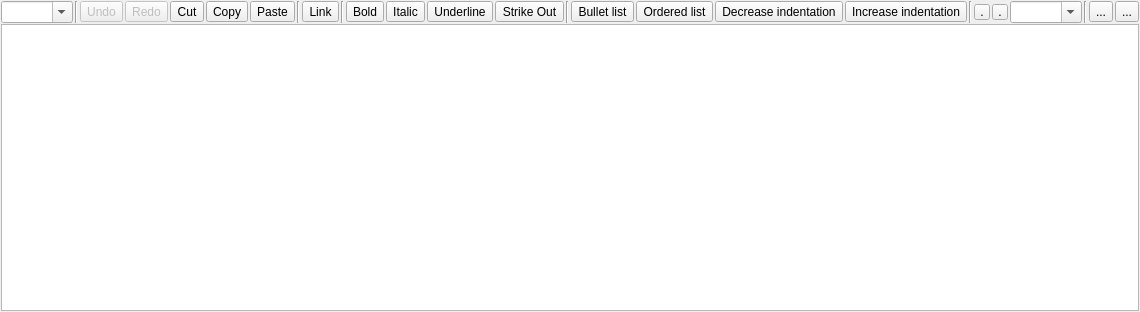
<?xml version="1.0" encoding="UTF-8"?>
<ui version="4.0">
 <class>MRichTextEdit</class>
 <widget class="QWidget" name="MRichTextEdit">
  <property name="geometry">
   <rect>
    <x>0</x>
    <y>0</y>
    <width>851</width>
    <height>312</height>
   </rect>
  </property>
  <property name="windowTitle">
   <string notr="true"/>
  </property>
  <layout class="QVBoxLayout" name="verticalLayout">
   <property name="spacing">
    <number>1</number>
   </property>
   <property name="leftMargin">
    <number>1</number>
   </property>
   <property name="topMargin">
    <number>1</number>
   </property>
   <property name="rightMargin">
    <number>1</number>
   </property>
   <property name="bottomMargin">
    <number>1</number>
   </property>
   <item>
    <widget class="QWidget" name="f_toolbar" native="true">
     <layout class="QHBoxLayout" name="horizontalLayout">
      <property name="spacing">
       <number>2</number>
      </property>
      <property name="leftMargin">
       <number>0</number>
      </property>
      <property name="topMargin">
       <number>0</number>
      </property>
      <property name="rightMargin">
       <number>0</number>
      </property>
      <property name="bottomMargin">
       <number>0</number>
      </property>
      <item>
       <widget class="QComboBox" name="f_paragraph">
        <property name="focusPolicy">
         <enum>Qt::ClickFocus</enum>
        </property>
        <property name="toolTip">
         <string>Paragraph formatting</string>
        </property>
        <property name="editable">
         <bool>true</bool>
        </property>
       </widget>
      </item>
      <item>
       <widget class="Line" name="line_4">
        <property name="orientation">
         <enum>Qt::Vertical</enum>
        </property>
       </widget>
      </item>
      <item>
       <widget class="QToolButton" name="f_undo">
        <property name="enabled">
         <bool>false</bool>
        </property>
        <property name="focusPolicy">
         <enum>Qt::ClickFocus</enum>
        </property>
        <property name="toolTip">
         <string>Undo (CTRL+Z)</string>
        </property>
        <property name="text">
         <string>Undo</string>
        </property>
        <property name="icon">
         <iconset theme="edit-undo">
          <normaloff>.</normaloff>.</iconset>
        </property>
        <property name="iconSize">
         <size>
          <width>16</width>
          <height>16</height>
         </size>
        </property>
       </widget>
      </item>
      <item>
       <widget class="QToolButton" name="f_redo">
        <property name="enabled">
         <bool>false</bool>
        </property>
        <property name="focusPolicy">
         <enum>Qt::ClickFocus</enum>
        </property>
        <property name="toolTip">
         <string>Redo</string>
        </property>
        <property name="text">
         <string>Redo</string>
        </property>
        <property name="icon">
         <iconset theme="edit-redo">
          <normaloff>.</normaloff>.</iconset>
        </property>
        <property name="iconSize">
         <size>
          <width>16</width>
          <height>16</height>
         </size>
        </property>
       </widget>
      </item>
      <item>
       <widget class="QToolButton" name="f_cut">
        <property name="focusPolicy">
         <enum>Qt::ClickFocus</enum>
        </property>
        <property name="toolTip">
         <string>Cut (CTRL+X)</string>
        </property>
        <property name="text">
         <string>Cut</string>
        </property>
        <property name="icon">
         <iconset theme="edit-cut">
          <normaloff>.</normaloff>.</iconset>
        </property>
        <property name="iconSize">
         <size>
          <width>16</width>
          <height>16</height>
         </size>
        </property>
       </widget>
      </item>
      <item>
       <widget class="QToolButton" name="f_copy">
        <property name="focusPolicy">
         <enum>Qt::ClickFocus</enum>
        </property>
        <property name="toolTip">
         <string>Copy (CTRL+C)</string>
        </property>
        <property name="text">
         <string>Copy</string>
        </property>
        <property name="icon">
         <iconset theme="edit-copy">
          <normaloff>.</normaloff>.</iconset>
        </property>
        <property name="iconSize">
         <size>
          <width>16</width>
          <height>16</height>
         </size>
        </property>
       </widget>
      </item>
      <item>
       <widget class="QToolButton" name="f_paste">
        <property name="focusPolicy">
         <enum>Qt::ClickFocus</enum>
        </property>
        <property name="toolTip">
         <string>Paste (CTRL+V)</string>
        </property>
        <property name="text">
         <string>Paste</string>
        </property>
        <property name="icon">
         <iconset theme="edit-paste">
          <normaloff>.</normaloff>.</iconset>
        </property>
        <property name="iconSize">
         <size>
          <width>16</width>
          <height>16</height>
         </size>
        </property>
       </widget>
      </item>
      <item>
       <widget class="Line" name="line">
        <property name="orientation">
         <enum>Qt::Vertical</enum>
        </property>
       </widget>
      </item>
      <item>
       <widget class="QToolButton" name="f_link">
        <property name="focusPolicy">
         <enum>Qt::ClickFocus</enum>
        </property>
        <property name="toolTip">
         <string>Link (CTRL+L)</string>
        </property>
        <property name="text">
         <string>Link</string>
        </property>
        <property name="icon">
         <iconset theme="applications-internet">
          <normaloff>.</normaloff>.</iconset>
        </property>
        <property name="iconSize">
         <size>
          <width>16</width>
          <height>16</height>
         </size>
        </property>
        <property name="checkable">
         <bool>true</bool>
        </property>
       </widget>
      </item>
      <item>
       <widget class="Line" name="line_3">
        <property name="orientation">
         <enum>Qt::Vertical</enum>
        </property>
       </widget>
      </item>
      <item>
       <widget class="QToolButton" name="f_bold">
        <property name="focusPolicy">
         <enum>Qt::ClickFocus</enum>
        </property>
        <property name="toolTip">
         <string notr="true">Bold (CTRL+B)</string>
        </property>
        <property name="text">
         <string>Bold</string>
        </property>
        <property name="icon">
         <iconset theme="format-text-bold">
          <normaloff>.</normaloff>.</iconset>
        </property>
        <property name="iconSize">
         <size>
          <width>16</width>
          <height>16</height>
         </size>
        </property>
        <property name="checkable">
         <bool>true</bool>
        </property>
       </widget>
      </item>
      <item>
       <widget class="QToolButton" name="f_italic">
        <property name="focusPolicy">
         <enum>Qt::ClickFocus</enum>
        </property>
        <property name="toolTip">
         <string>Italic (CTRL+I)</string>
        </property>
        <property name="text">
         <string>Italic</string>
        </property>
        <property name="icon">
         <iconset theme="format-text-italic">
          <normaloff>.</normaloff>.</iconset>
        </property>
        <property name="iconSize">
         <size>
          <width>16</width>
          <height>16</height>
         </size>
        </property>
        <property name="checkable">
         <bool>true</bool>
        </property>
       </widget>
      </item>
      <item>
       <widget class="QToolButton" name="f_underline">
        <property name="focusPolicy">
         <enum>Qt::ClickFocus</enum>
        </property>
        <property name="toolTip">
         <string>Underline (CTRL+U)</string>
        </property>
        <property name="text">
         <string>Underline</string>
        </property>
        <property name="icon">
         <iconset theme="format-text-underline">
          <normaloff>.</normaloff>.</iconset>
        </property>
        <property name="iconSize">
         <size>
          <width>16</width>
          <height>16</height>
         </size>
        </property>
        <property name="checkable">
         <bool>true</bool>
        </property>
       </widget>
      </item>
      <item>
       <widget class="QToolButton" name="f_strikeout">
        <property name="text">
         <string>Strike Out</string>
        </property>
        <property name="checkable">
         <bool>true</bool>
        </property>
       </widget>
      </item>
      <item>
       <widget class="Line" name="line_5">
        <property name="orientation">
         <enum>Qt::Vertical</enum>
        </property>
       </widget>
      </item>
      <item>
       <widget class="QToolButton" name="f_list_bullet">
        <property name="focusPolicy">
         <enum>Qt::ClickFocus</enum>
        </property>
        <property name="toolTip">
         <string>Bullet list (CTRL+-)</string>
        </property>
        <property name="text">
         <string>Bullet list</string>
        </property>
        <property name="iconSize">
         <size>
          <width>16</width>
          <height>16</height>
         </size>
        </property>
        <property name="checkable">
         <bool>true</bool>
        </property>
       </widget>
      </item>
      <item>
       <widget class="QToolButton" name="f_list_ordered">
        <property name="focusPolicy">
         <enum>Qt::ClickFocus</enum>
        </property>
        <property name="toolTip">
         <string>Ordered list (CTRL+=)</string>
        </property>
        <property name="text">
         <string>Ordered list</string>
        </property>
        <property name="iconSize">
         <size>
          <width>16</width>
          <height>16</height>
         </size>
        </property>
        <property name="checkable">
         <bool>true</bool>
        </property>
       </widget>
      </item>
      <item>
       <widget class="QToolButton" name="f_indent_dec">
        <property name="focusPolicy">
         <enum>Qt::ClickFocus</enum>
        </property>
        <property name="toolTip">
         <string>Decrease indentation (CTRL+,)</string>
        </property>
        <property name="text">
         <string>Decrease indentation</string>
        </property>
        <property name="icon">
         <iconset theme="format-indent-less">
          <normaloff>.</normaloff>.</iconset>
        </property>
        <property name="iconSize">
         <size>
          <width>16</width>
          <height>16</height>
         </size>
        </property>
       </widget>
      </item>
      <item>
       <widget class="QToolButton" name="f_indent_inc">
        <property name="focusPolicy">
         <enum>Qt::ClickFocus</enum>
        </property>
        <property name="toolTip">
         <string>Increase indentation (CTRL+.)</string>
        </property>
        <property name="text">
         <string>Increase indentation</string>
        </property>
        <property name="icon">
         <iconset theme="format-indent-more">
          <normaloff>.</normaloff>.</iconset>
        </property>
        <property name="iconSize">
         <size>
          <width>16</width>
          <height>16</height>
         </size>
        </property>
       </widget>
      </item>
      <item>
       <widget class="Line" name="line_2">
        <property name="orientation">
         <enum>Qt::Vertical</enum>
        </property>
       </widget>
      </item>
      <item>
       <widget class="QToolButton" name="f_fgcolor">
        <property name="minimumSize">
         <size>
          <width>16</width>
          <height>16</height>
         </size>
        </property>
        <property name="maximumSize">
         <size>
          <width>16</width>
          <height>16</height>
         </size>
        </property>
        <property name="focusPolicy">
         <enum>Qt::ClickFocus</enum>
        </property>
        <property name="toolTip">
         <string>Text foreground color</string>
        </property>
        <property name="text">
         <string notr="true">.</string>
        </property>
        <property name="iconSize">
         <size>
          <width>16</width>
          <height>16</height>
         </size>
        </property>
       </widget>
      </item>
      <item>
       <widget class="QToolButton" name="f_bgcolor">
        <property name="minimumSize">
         <size>
          <width>16</width>
          <height>16</height>
         </size>
        </property>
        <property name="maximumSize">
         <size>
          <width>16</width>
          <height>16</height>
         </size>
        </property>
        <property name="focusPolicy">
         <enum>Qt::ClickFocus</enum>
        </property>
        <property name="toolTip">
         <string>Text background color</string>
        </property>
        <property name="text">
         <string notr="true">.</string>
        </property>
        <property name="iconSize">
         <size>
          <width>16</width>
          <height>16</height>
         </size>
        </property>
       </widget>
      </item>
      <item>
       <widget class="QComboBox" name="f_fontsize">
        <property name="focusPolicy">
         <enum>Qt::ClickFocus</enum>
        </property>
        <property name="toolTip">
         <string>Font size</string>
        </property>
        <property name="editable">
         <bool>true</bool>
        </property>
       </widget>
      </item>
      <item>
       <widget class="Line" name="line_6">
        <property name="orientation">
         <enum>Qt::Vertical</enum>
        </property>
       </widget>
      </item>
      <item>
       <widget class="QToolButton" name="f_image">
        <property name="text">
         <string notr="true">...</string>
        </property>
       </widget>
      </item>
      <item>
       <spacer name="horizontalSpacer">
        <property name="orientation">
         <enum>Qt::Horizontal</enum>
        </property>
        <property name="sizeHint" stdset="0">
         <size>
          <width>40</width>
          <height>20</height>
         </size>
        </property>
       </spacer>
      </item>
      <item>
       <widget class="QToolButton" name="f_menu">
        <property name="text">
         <string notr="true">...</string>
        </property>
       </widget>
      </item>
     </layout>
     <zorder>f_paragraph</zorder>
     <zorder>line_4</zorder>
     <zorder>f_undo</zorder>
     <zorder>f_redo</zorder>
     <zorder>f_cut</zorder>
     <zorder>f_copy</zorder>
     <zorder>f_paste</zorder>
     <zorder>line</zorder>
     <zorder>f_link</zorder>
     <zorder>line_3</zorder>
     <zorder>f_italic</zorder>
     <zorder>f_underline</zorder>
     <zorder>line_2</zorder>
     <zorder>f_fontsize</zorder>
     <zorder>line_5</zorder>
     <zorder>f_list_bullet</zorder>
     <zorder>f_list_ordered</zorder>
     <zorder>f_indent_dec</zorder>
     <zorder>f_indent_inc</zorder>
     <zorder>f_bold</zorder>
     <zorder>f_bgcolor</zorder>
     <zorder>f_strikeout</zorder>
     <zorder>f_image</zorder>
     <zorder>line_6</zorder>
     <zorder>f_menu</zorder>
     <zorder>f_fgcolor</zorder>
    </widget>
   </item>
   <item>
    <widget class="MTextEdit" name="f_textedit">
     <property name="autoFormatting">
      <set>QTextEdit::AutoNone</set>
     </property>
     <property name="tabChangesFocus">
      <bool>true</bool>
     </property>
    </widget>
   </item>
  </layout>
 </widget>
 <customwidgets>
  <customwidget>
   <class>MTextEdit</class>
   <extends>QTextEdit</extends>
   <header>mtextedit.h</header>
  </customwidget>
 </customwidgets>
 <tabstops>
  <tabstop>f_textedit</tabstop>
  <tabstop>f_strikeout</tabstop>
  <tabstop>f_image</tabstop>
  <tabstop>f_menu</tabstop>
 </tabstops>
 <resources/>
 <connections/>
</ui>
